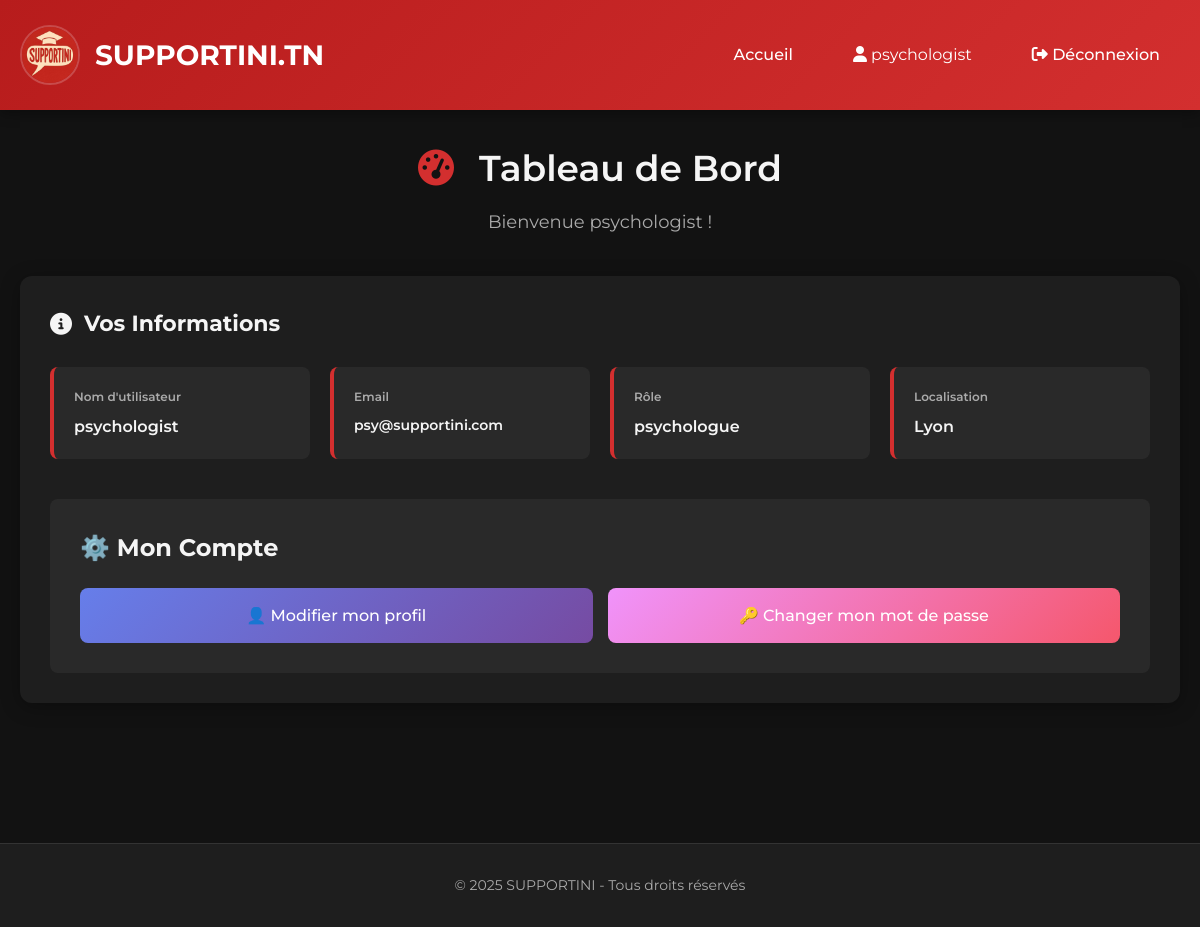
The app's page /View/FrontOffice/dashboard.php (signed in) with its own data.
### tables this page shows
CREATE TABLE IF NOT EXISTS `users` (
    `id` INT AUTO_INCREMENT PRIMARY KEY,
    `username` VARCHAR(100) NOT NULL UNIQUE,
    `email` VARCHAR(100) NOT NULL UNIQUE,
    `password` VARCHAR(255) NOT NULL,
    `location` VARCHAR(100),
    `phone_number` VARCHAR(20),
    `bio` TEXT,
    `role` ENUM('utilisateur', 'psychologue', 'admin') DEFAULT 'utilisateur',
    `demande_psy` INT DEFAULT 0,
    `status` INT DEFAULT 1,
    
     
    `profile_photo` VARCHAR(255),
    `gender` ENUM('male', 'female', 'other') DEFAULT NULL,
    `date_of_birth` DATE,
    `profession` VARCHAR(100),
    `company` VARCHAR(100),
    `nationality` VARCHAR(100),
    `social_links` JSON,
    
     
    `is_blocked` INT DEFAULT 0,
    `is_banned` INT DEFAULT 0,
    `blocked_reason` TEXT,
    `banned_reason` TEXT,
    `is_locked` INT DEFAULT 0,
    `locked_until` DATETIME,
    `failed_login_attempts` INT DEFAULT 0,
    
     
    `password_reset_token` VARCHAR(255),
    `password_reset_expires` DATETIME,
    `forgotten_password_code` VARCHAR(6),
    `forgotten_password_method` ENUM('email', 'sms', 'whatsapp') DEFAULT NULL,
    `forgotten_password_expires` DATETIME,
    `google_id` VARCHAR(255) UNIQUE,
    `last_login` DATETIME,
    
    `created_at` TIMESTAMP DEFAULT CURRENT_TIMESTAMP,
    `updated_at` TIMESTAMP DEFAULT CURRENT_TIMESTAMP ON UPDATE CURRENT_TIMESTAMP,
    INDEX idx_email (email),
    INDEX idx_role (role),
    INDEX idx_demande_psy (demande_psy),
    INDEX idx_is_blocked (is_blocked),
    INDEX idx_is_banned (is_banned),
    INDEX idx_google_id (google_id),
    INDEX idx_created_at (created_at)
);

### config.php (called while the page is built, shortened)
<?php
class config {
    private static $pdo = null;
    public static function getConnexion() {
        if (self::$pdo == null) {
            try {
                self::$pdo = new PDO(
                    "mysql:host=localhost;dbname=supportini;charset=utf8mb4",
                    "root",
                    "",
                    [
                        PDO::ATTR_ERRMODE => PDO::ERRMODE_EXCEPTION,
                        PDO::ATTR_DEFAULT_FETCH_MODE => PDO::FETCH_ASSOC,
                        PDO::ATTR_EMULATE_PREPARES => false,
                    ]
                );
            } catch (PDOException $e) {
                if (strpos($e->getMessage(), '1049') !== false) {
                    header('Location: /Web_Project_Utilisateurs/setup.php');
                    exit;
                }
                die("Erreur de connexion DB: " . $e->getMessage());
            }
        }
        return self::$pdo;
    }
}
?>

### Controller/userController.php (called while the page is built, shortened)
<?php
require_once __DIR__ . '/../config.php';
class userController {
    private $pdo;
    public function __construct() {
        $this->pdo = config::getConnexion();
    }
    public function getUserById($id) {
        try {
            $sql = "SELECT * FROM users WHERE id = :id LIMIT 1";
            $stmt = $this->pdo->prepare($sql);
            $stmt->execute(['id' => $id]);
            return $stmt->fetch(PDO::FETCH_ASSOC);
        } catch (Exception $e) {
            return null;
        }
    }
}
?>

### View/FrontOffice/dashboard.php (the view, shortened to what this page needs)
<?php
require_once __DIR__ . '/../../Controller/userController.php';
$ctrl = new userController();
$user = $ctrl->getUserById($_SESSION['user_id']);
?>
<!DOCTYPE html>
<html lang="fr">
<head>
    <link rel="stylesheet" href="https://cdnjs.cloudflare.com/ajax/libs/font-awesome/6.5.0/css/all.min.css">
    <link rel="stylesheet" href="frontoffice.css">
</head>
<body>
    <header class="main-header">
        <div class="header-content">
            <div class="logo-section">
                <img src="../../logo_supportini.jpg" alt="SUPPORTINI Logo" class="logo">
                <div class="site-title">SUPPORTINI.TN</div>
            </div>
            <nav class="nav-links">
                <a href="index.html" class="nav-link">Accueil</a>
                <span style="color: white; padding: 10px 20px;">
                    <i class="fas fa-user"></i> <?php echo htmlspecialchars($user['username']); ?>
                </span>
                <a href="../../logout.php" class="nav-link">
                    <i class="fas fa-sign-out-alt"></i> Déconnexion
                </a>
            </nav>
        </div>
    </header>
    <main class="main-content">
        <div class="page-header">
            <h1 class="page-title"><i class="fas fa-tachometer-alt"></i> Tableau de Bord</h1>
            <p class="page-subtitle">Bienvenue <?php echo htmlspecialchars($user['username']); ?> !</p>
        </div>
        <div class="search-container">
            <h2 class="search-title"><i class="fas fa-info-circle"></i> Vos Informations</h2>
            <div style="display: grid; grid-template-columns: repeat(auto-fit, minmax(250px, 1fr)); gap: 20px;">
                <div style="padding: 20px; background: rgba(255, 255, 255, 0.05); border-radius: 8px; border-left: 4px solid var(--primary-color);">
                    <p style="color: var(--text-muted); margin-bottom: 8px; font-size: 12px; font-weight: 600;">Nom d'utilisateur</p>
                    <p style="font-size: 16px; font-weight: 600; word-break: break-word;"><?php echo htmlspecialchars($user['username']); ?></p>
                </div>
                <div style="padding: 20px; background: rgba(255, 255, 255, 0.05); border-radius: 8px; border-left: 4px solid var(--primary-color);">
                    <p style="color: var(--text-muted); margin-bottom: 8px; font-size: 12px; font-weight: 600;">Email</p>
                    <p style="font-size: 14px; font-weight: 600; word-break: break-word; overflow-wrap: break-word;"><?php echo htmlspecialchars($user['email']); ?></p>
                </div>
                <div style="padding: 20px; background: rgba(255, 255, 255, 0.05); border-radius: 8px; border-left: 4px solid var(--primary-color);">
                    <p style="color: var(--text-muted); margin-bottom: 8px; font-size: 12px; font-weight: 600;">Rôle</p>
                    <p style="font-size: 16px; font-weight: 600;"><?php echo htmlspecialchars($user['role']); ?></p>
                </div>
                <div style="padding: 20px; background: rgba(255, 255, 255, 0.05); border-radius: 8px; border-left: 4px solid var(--primary-color);">
                    <p style="color: var(--text-muted); margin-bottom: 8px; font-size: 12px; font-weight: 600;">Localisation</p>
                    <p style="font-size: 16px; font-weight: 600;"><?php echo $user['location'] ? htmlspecialchars($user['location']) : 'Non défini'; ?></p>
                </div>
            </div>
            <div style="margin-top: 40px; padding: 30px; background: rgba(255, 255, 255, 0.05); border-radius: 8px;">
                <h2 style="margin-top: 0; margin-bottom: 20px;">⚙️ Mon Compte</h2>
                <div style="display: grid; grid-template-columns: repeat(auto-fit, minmax(200px, 1fr)); gap: 15px;">
                    <a href="edit_profile.php" style="padding: 15px; background: linear-gradient(135deg, #667eea 0%, #764ba2 100%); color: white; border-radius: 8px; text-align: center; text-decoration: none; font-weight: 500; transition: transform 0.3s;">
                        👤 Modifier mon profil
                    </a>
                    <a href="change_password.php" style="padding: 15px; background: linear-gradient(135deg, #f093fb 0%, #f5576c 100%); color: white; border-radius: 8px; text-align: center; text-decoration: none; font-weight: 500; transition: transform 0.3s;">
                        🔑 Changer mon mot de passe
                    </a>
                </div>
            </div>
        </div>
    </main>
    <footer class="main-footer">
        <div class="footer-content">
            <p class="footer-text">&copy; 2025 SUPPORTINI - Tous droits réservés</p>
        </div>
    </footer>
</body>
</html>

### View/FrontOffice/frontoffice.css (style rules this page uses)
:root { --primary-color: #d32f2f; --dark-primary: #b71c1c; --light-primary: #ff6659; --dark-bg: #121212; --card-bg: #1e1e1e; --text-light: #f5f5f5; --text-muted: #aaaaaa; --border-color: #333333; }
* { margin: 0; padding: 0; box-sizing: border-box; }
body { font-family: 'Montserrat', sans-serif; background-color: var(--dark-bg); color: var(--text-light); line-height: 1.6; min-height: 100vh; }
.main-header { background: linear-gradient(135deg, var(--dark-primary), var(--primary-color)); padding: 25px 0; box-shadow: 0 4px 12px rgba(0, 0, 0, 0.3); margin-bottom: 30px; }
.header-content { max-width: 1200px; margin: 0 auto; padding: 0 20px; display: flex; justify-content: space-between; align-items: center; }
.logo-section { display: flex; align-items: center; gap: 15px; }
.logo { width: 60px; height: 60px; border-radius: 50%; object-fit: cover; border: 2px solid rgba(255, 255, 255, 0.2); }
.site-title { font-size: 28px; font-weight: 700; color: white; }
.nav-links { display: flex; gap: 20px; }
.nav-link { color: white; text-decoration: none; padding: 10px 20px; border-radius: 4px; transition: all 0.3s ease; font-weight: 500; }
.main-content { max-width: 1200px; margin: 0 auto; padding: 0 20px 40px; }
.page-header { text-align: center; margin-bottom: 40px; }
.page-title { font-size: 36px; font-weight: 600; color: var(--text-light); margin-bottom: 10px; }
.page-title i { color: var(--primary-color); margin-right: 15px; }
.page-subtitle { color: var(--text-muted); font-size: 18px; }
.search-container { background-color: var(--card-bg); border-radius: 12px; padding: 30px; box-shadow: 0 4px 20px rgba(0, 0, 0, 0.3); margin-bottom: 40px; }
.search-title { font-size: 22px; margin-bottom: 25px; color: var(--text-light); display: flex; align-items: center; gap: 12px; }
.main-footer { background-color: var(--card-bg); padding: 30px 0; margin-top: 60px; border-top: 1px solid var(--border-color); }
.footer-content { max-width: 1200px; margin: 0 auto; padding: 0 20px; text-align: center; }
.footer-text { color: var(--text-muted); font-size: 14px; }

### records on screen
users: username "psychologist", email "psy@supportini.com", role "psychologue", location "Lyon"
